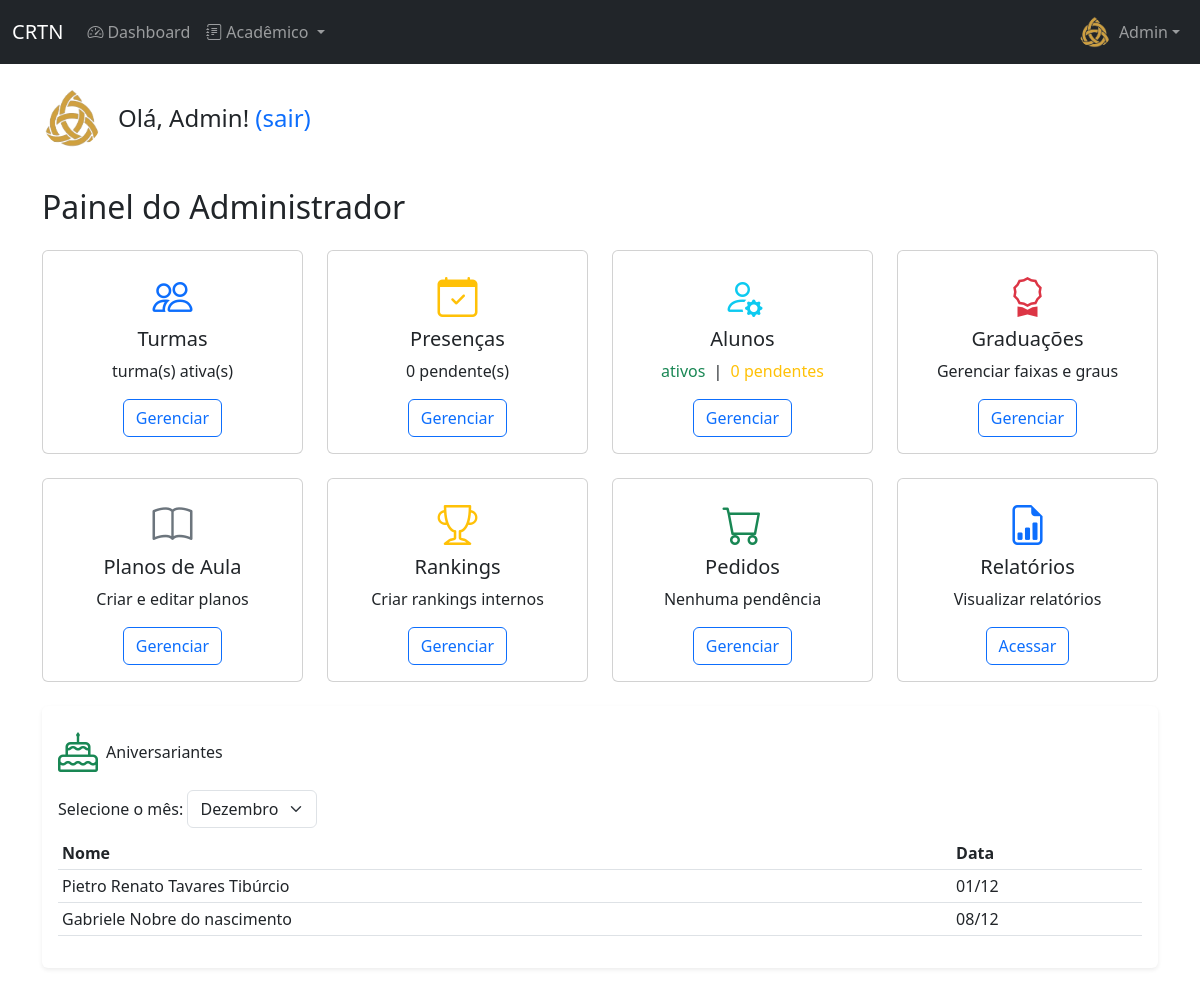
The page /dashboard/ (signed in) on the database its author committed.
### academia/models.py (models this page shows, shortened)
class User(AbstractUser):
    STATUS_CHOICES = [('ATIVO', 'Ativo'), ('INATIVO', 'Inativo'), ('PENDENTE', 'Pendente')]
    GROUP_ROLE_CHOICES = [('STD', 'Aluno'), ('PRO', 'Professor'), ('ADM', 'Administrador')]
    KIMONO_SIZE_CHOICES = [('A0', 'A0'), ('A1', 'A1'), ('A2', 'A2'), ('A3', 'A3'), ('A4', 'A4'), ('A5', 'A5'), ('A6', 'A6')]
    BELT_SIZE_CHOICES = [('A0', 'A0'), ('A1', 'A1'), ('A2', 'A2'), ('A3', 'A3'), ('A4', 'A4'), ('A5', 'A5'), ('A6', 'A6')]
    birthday = models.DateField('Data de Nascimento', null=True, blank=True)
    group_role = models.CharField('Perfil', max_length=3, choices=GROUP_ROLE_CHOICES, default='STD')
    status = models.CharField('Status', max_length=8, choices=STATUS_CHOICES, default='PENDENTE')
    photo = models.ImageField('Foto', upload_to=photo_upload_to, null=True, blank=True)
    height = models.IntegerField('Altura (cm)', null=True, blank=True)
    weight = models.IntegerField('Peso (kg)', null=True, blank=True)
    kimono_size = models.CharField('Tamanho do Kimono', max_length=2, choices=KIMONO_SIZE_CHOICES, null=True, blank=True)
    belt_size = models.CharField('Tamanho da Faixa', max_length=2, choices=BELT_SIZE_CHOICES, null=True, blank=True)
    whatsapp = models.CharField('WhatsApp', max_length=20, null=True, blank=True)
    responsible = models.ForeignKey('self', on_delete=models.SET_NULL, null=True, blank=True, related_name='dependents')
    class Meta:
        verbose_name, verbose_name_plural = 'Usuário', 'Usuários'
        ordering = ['first_name', 'last_name']
    def is_student(self): return self.group_role == 'STD'
    def is_professor(self): return self.group_role == 'PRO'
    def is_admin(self): return self.group_role == 'ADM'
    def is_professor_or_admin(self): return self.group_role in ['PRO', 'ADM']

### academia/views.py (the view, shortened to what this page needs)
# urls.py: path('dashboard/', views.dashboard, name='dashboard'),
@login_required
def dashboard(request):
    selected_month = request.GET.get('month')
    today = datetime.date.today()
    try:
        selected_month = int(selected_month) if selected_month else today.month
    except (ValueError, TypeError):
        selected_month = today.month
    aniversariantes = User.objects.filter(birthday__month=selected_month, status='ATIVO').order_by('birthday__day')
    month_names = ["Janeiro", "Fevereiro", "Março", "Abril", "Maio", "Junho", "Julho", "Agosto", "Setembro", "Outubro", "Novembro", "Dezembro"]
    months = [{'number': i + 1, 'name': name} for i, name in enumerate(month_names)]
    base_context = {
        'aniversariantes': aniversariantes,
        'selected_month': selected_month,
        'months': months,
    }
    if request.user.is_student():
        context = {
            'presencas_pendentes': AttendanceRequest.objects.filter(student=request.user, status='PEN').count(),
            'presencas_aprovadas': AttendanceRequest.objects.filter(student=request.user, status='APR').count(),
            'turmas': TurmaAluno.objects.filter(aluno=request.user),
        }
        context.update(base_context)
        return render(request, 'academia/dashboard_aluno.html', context)
    elif request.user.is_admin():
        context = {
            'total_students': User.objects.filter(group_role='STD', status='ATIVO').count(),
            'total_professors': User.objects.filter(group_role='PRO', status='ATIVO').count(),
            'total_active_turmas': Turma.objects.filter(ativa=True).count(),
            'pending_attendance_requests': AttendanceRequest.objects.filter(status='PEN').order_by('-attendance_date')[:5],
            'solicitacoes_presenca': AttendanceRequest.objects.filter(status='PEN').count(),
            'alunos_pendentes': User.objects.filter(status='PENDENTE').count(),
            'pedidos_pendentes': Pedido.objects.filter(status='PEND').count(),
        }
        context.update(base_context)
        return render(request, 'academia/dashboard_administrador.html', context)
    return redirect('index')

### academia/context_processors.py (called while the page is built)
def account_management_context(request):
    original_user_id = request.session.get('original_user_id')
    main_user = None
    if original_user_id:
        try:
            main_user = User.objects.get(id=original_user_id)
        except User.DoesNotExist:
            request.session.pop('original_user_id', None)
    else:
        main_user = request.user
    dependents = main_user.dependents.all() if main_user and main_user.dependents.exists() else []
    return {
        'original_user_id': original_user_id,
        'dependents_list': dependents,
    }

def global_context(request):
    if not request.user.is_authenticated:
        return {}
    context = {}
    context.update(notifications_context(request))
    context.update(account_management_context(request))
    return context

### academia/templates/academia/dashboard_administrador.html (shortened to what this page needs)
{% extends 'academia/base.html' %}
{% block content %}
<div class="row mb-4">
    <div class="col-md-12">
        <div class="d-flex align-items-center mb-3">
            {% if user.photo %}
                <img src="{{ user.photo.url }}" alt="Foto" class="rounded-circle me-3" width="60" height="60">
            {% else %}
                <div class="bg-secondary rounded-circle me-3 d-flex align-items-center justify-content-center" style="width: 60px; height: 60px;">
                    <i class="bi bi-person text-white fs-4"></i>
                </div>
            {% endif %}
            <div>
                <h4 class="mb-0">Olá, {{ user.first_name }}! <a href="{% url 'logout' %}" class="text-decoration-none">(sair)</a></h4>
            </div>
        </div>
    </div>
</div>
<h2 class="mb-4">Painel do Administrador</h2>
<div class="row g-4">
    <div class="col-md-3">
        <div class="card h-100 dashboard-card">
            <div class="card-body text-center">
                <i class="bi bi-people fs-1 text-primary mb-3"></i>
                <h5 class="card-title">Turmas</h5>
                <p class="card-text">{{ turmas_count }} turma(s) ativa(s)</p>
                <a href="{% url 'professor_turmas' %}" class="btn btn-outline-primary">Gerenciar</a>
            </div>
        </div>
    </div>
    <div class="col-md-3">
        <div class="card h-100 dashboard-card">
            <div class="card-body text-center">
                <i class="bi bi-calendar-check fs-1 text-warning mb-3"></i>
                <h5 class="card-title">Presenças</h5>
                <p class="card-text">{{ solicitacoes_presenca }} pendente(s)</p>
                <a href="{% url 'professor_presencas' %}" class="btn btn-outline-primary">Gerenciar</a>
            </div>
        </div>
    </div>
    <div class="col-md-3">
        <div class="card h-100 dashboard-card">
            <div class="card-body text-center">
                <i class="bi bi-person-gear fs-1 text-info mb-3"></i>
                <h5 class="card-title">Alunos</h5>
                <p class="card-text">
                    <span class="text-success">{{ alunos_ativos }} ativos</span>
                    <span class="mx-1">|</span>
                    <span class="text-warning">{{ alunos_pendentes }} pendente{% if alunos_pendentes != 1 %}s{% endif %}</span>
                </p>
                <a href="{% url 'professor_alunos' %}" class="btn btn-outline-primary">Gerenciar</a>
            </div>
        </div>
    </div>
    <div class="col-md-3">
        <div class="card h-100 dashboard-card">
            <div class="card-body text-center">
                <i class="bi bi-award fs-1 text-danger mb-3"></i>
                <h5 class="card-title">Graduações</h5>
                <p class="card-text">Gerenciar faixas e graus</p>
                <a href="{% url 'professor_graduacoes' %}" class="btn btn-outline-primary">Gerenciar</a>
            </div>
        </div>
    </div>
    <div class="col-md-3">
        <div class="card h-100 dashboard-card">
            <div class="card-body text-center">
                <i class="bi bi-book fs-1 text-secondary mb-3"></i>
                <h5 class="card-title">Planos de Aula</h5>
                <p class="card-text">Criar e editar planos</p>
                <a href="{% url 'professor_planos_aula' %}" class="btn btn-outline-primary">Gerenciar</a>
            </div>
        </div>
    </div>
    <div class="col-md-3">
        <div class="card h-100 dashboard-card">
            <div class="card-body text-center">
                <i class="bi bi-trophy fs-1 text-warning mb-3"></i>
                <h5 class="card-title">Rankings</h5>
                <p class="card-text">Criar rankings internos</p>
                <a href="{% url 'professor_rankings' %}" class="btn btn-outline-primary">Gerenciar</a>
            </div>
        </div>
    </div>
    <div class="col-md-3">
        <div class="card h-100 dashboard-card">
            <div class="card-body text-center">
                <i class="bi bi-cart fs-1 {% if pedidos_pendentes > 0 %}text-warning{% else %}text-success{% endif %} mb-3"></i>
                <h5 class="card-title">Pedidos</h5>
                <p class="card-text">
                    {% if pedidos_pendentes > 0 %}
                        {{ pedidos_pendentes }} pendente{% if pedidos_pendentes != 1 %}s{% endif %}
                    {% else %}
                        Nenhuma pendência
                    {% endif %}
                </p>
                <a href="{% url 'professor_pedidos' %}" class="btn btn-outline-primary">Gerenciar</a>
            </div>
        </div>
    </div>
    <div class="col-md-3">
        <div class="card h-100 dashboard-card">
            <div class="card-body text-center">
                <i class="bi bi-file-earmark-bar-graph fs-1 text-primary mb-3"></i>
                <h5 class="card-title">Relatórios</h5>
                <p class="card-text">Visualizar relatórios</p>
                <a href="{% url 'professor_relatorios' %}" class="btn btn-outline-primary">Acessar</a>
            </div>
        </div>
    </div>
</div>
<div class="row mt-4">
    <div class="col-12 mb-3">
        <div class="card h-100 border-0 shadow-sm">
            <div class="card-body">
                <div class="d-flex align-items-center mb-2">
                    <i class="bi bi-cake fs-1 text-success me-2"></i>
                    <h6 class="mb-0">Aniversariantes</h6>
                </div>
                <form method="get" class="mb-2">
                    <label for="month" class="form-label">Selecione o mês:</label>
                    <select name="month" id="month" class="form-select w-auto d-inline-block" onchange="this.form.submit()">
                        {% for month in months %}
                            <option value="{{ month.number }}" {% if selected_month == month.number %}selected{% endif %}>
                                {{ month.name }}
                            </option>
                        {% endfor %}
                    </select>
                </form>
                <div style="max-height: 250px; overflow-y: auto;">
                    <table class="table table-sm table-hover">
                        <thead>
                            <tr>
                                <th>Nome</th>
                                <th>Data</th>
                            </tr>
                        </thead>
                        <tbody>
                            {% for u in aniversariantes %}
                                <tr>
                                    <td>{{ u.get_full_name }}</td>
                                    <td>{{ u.birthday|date:"d/m" }}</td>
                                </tr>
                            {% empty %}
                                <tr><td colspan="2" class="text-center">Nenhum aniversariante neste mês.</td></tr>
                            {% endfor %}
                        </tbody>
                    </table>
                </div>
            </div>
        </div>
    </div>
</div>
{% endblock %}

### academia/templates/academia/base.html (shortened to what this page needs)
{% load static %}
<!DOCTYPE html>
<html lang="pt-BR">
<head>
    <link href="https://cdn.jsdelivr.net/npm/bootstrap@5.3.0/dist/css/bootstrap.min.css" rel="stylesheet">
    <link rel="stylesheet" href="https://cdn.jsdelivr.net/npm/bootstrap-icons@1.11.0/font/bootstrap-icons.css">
    <link rel="stylesheet" href="{% static 'css/styles.css' %}">
</head>
<body>
    {% if user.is_authenticated %}
    <nav class="navbar navbar-expand-lg navbar-dark bg-dark">
        <div class="container-fluid">
            <a class="navbar-brand" href="{% url 'index' %}">CRTN</a>
            <div class="collapse navbar-collapse" id="navbarNav">
                <ul class="navbar-nav me-auto">
                    <li class="nav-item">
                        <a class="nav-link" href="{% url 'dashboard' %}">
                            <i class="bi bi-speedometer2 me-1"></i>Dashboard
                        </a>
                    </li>
                    {% if user.is_student or user.is_professor_or_admin %}
                    <li class="nav-item dropdown">
                        <a class="nav-link dropdown-toggle" href="#" role="button" data-bs-toggle="dropdown" aria-expanded="false">
                            <i class="bi bi-journal-text me-1"></i>Acadêmico
                        </a>
                    </li>
                    {% endif %}
                </ul>
                <ul class="navbar-nav">
                    <li class="nav-item dropdown">
                        <a class="nav-link dropdown-toggle d-flex align-items-center" href="#" role="button" data-bs-toggle="dropdown" aria-expanded="false">
                            {% if user.photo %}
                                <img src="{{ user.photo.url }}" alt="Foto" class="rounded-circle me-2" width="32" height="32" style="object-fit: cover;">
                            {% else %}
                                <div class="bg-secondary rounded-circle me-2 d-flex align-items-center justify-content-center" style="width: 32px; height: 32px;">
                                    <i class="bi bi-person text-white"></i>
                                </div>
                            {% endif %}
                            <span>{{ user.first_name }}</span>
                        </a>
                    </li>
                </ul>
            </div>
        </div>
    </nav>
    {% endif %}
    <div class="position-fixed bottom-0 end-0 p-3" style="z-index: 11">
    </div>
    <div class="container mt-4">
        {% block content %}{% endblock %}
    </div>
</body>
</html>

### academia/templates/academia/dashboard_administrador.html (style rules this page uses)
.dashboard-card { transition: transform 0.3s ease, box-shadow 0.3s ease; height: 100%; }

### rows shown on the page
User: photo (picture), first_name "Admin"
User: get_full_name "Pietro Renato Tavares Tibúrcio", birthday "01/12"
User: get_full_name "Gabriele Nobre do nascimento", birthday "08/12"

### other values the page prints
{{ solicitacoes_presenca }} "0"
{{ alunos_pendentes }} "0"
form field month "Dezembro"
